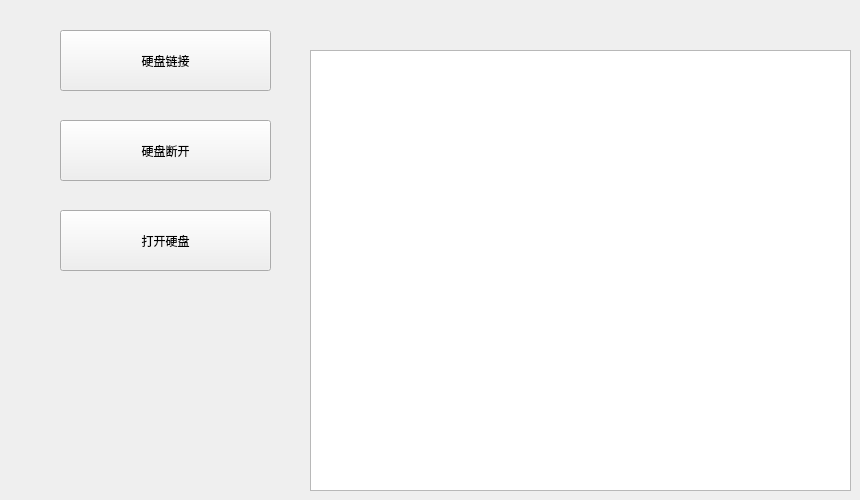
         <widget class="QWidget" name="page_4">
          <widget class="QPushButton" name="DiskConnectBtn">
           <property name="geometry">
            <rect>
             <x>60</x>
             <y>30</y>
             <width>211</width>
             <height>61</height>
            </rect>
           </property>
           <property name="text">
            <string>硬盘链接</string>
           </property>
          </widget>
          <widget class="QPushButton" name="DiskDisconnectBtn">
           <property name="geometry">
            <rect>
             <x>60</x>
             <y>120</y>
             <width>211</width>
             <height>61</height>
            </rect>
           </property>
           <property name="text">
            <string>硬盘断开</string>
           </property>
          </widget>
          <widget class="QPushButton" name="pushButton_3">
           <property name="geometry">
            <rect>
             <x>60</x>
             <y>210</y>
             <width>211</width>
             <height>61</height>
            </rect>
           </property>
           <property name="text">
            <string>打开硬盘</string>
           </property>
          </widget>
          <widget class="QGraphicsView" name="graphicsView">
           <property name="geometry">
            <rect>
             <x>310</x>
             <y>50</y>
             <width>541</width>
             <height>441</height>
            </rect>
           </property>
          </widget>
         </widget>
